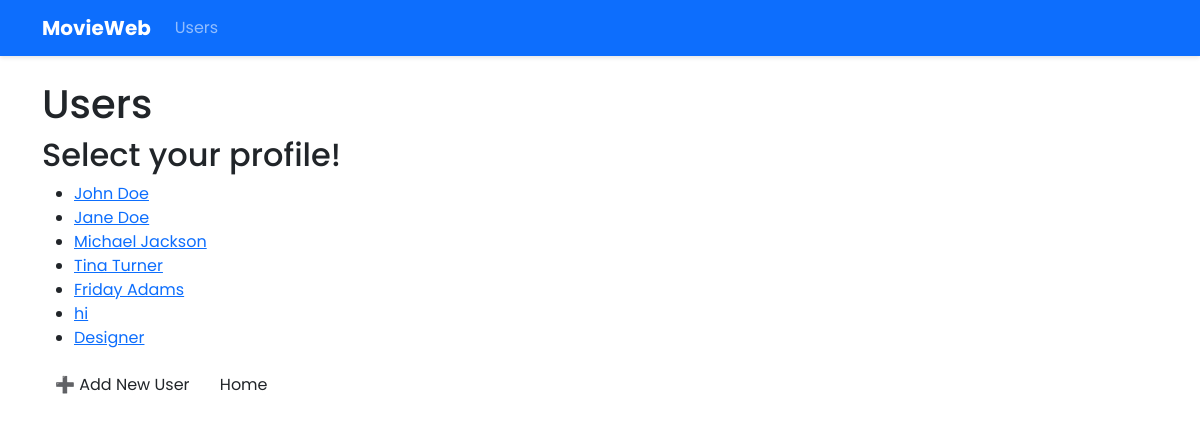
Screenshot of /users with the database file from the repository.
### models.py (models this page shows)
class User(Base):
    __tablename__ = "users"
    id = Column(Integer, primary_key=True)
    username = Column(String, unique=True, nullable=False)
    movies = relationship("Movie", back_populates="user")

### app.py (the view)
@app.route("/users")
def list_users():
    users = data_manager.get_all_users()
    return render_template("user_select.html", users=users)

### data_manager/sqlite_data_manager.py (called while the page is built)
    def get_all_users(self):
        session = self.Session()
        try:
            return session.query(User).all()
        finally:
            session.close()

### templates/user_select.html (shortened to what this page needs)
{% extends "base.html" %}
{% block content %}
<h1> Users</h1>
<h2>Select your profile!</h2>
<ul>
  {% for user in users %}
    <li>
      <a href="{{ url_for('user_movies', user_id=user.id) }}">
        {{ user.username }}
      </a>
    </li>
  {% endfor %}
</ul>
<p>
  <a href="{{ url_for('add_user') }}" class="btn">➕ Add New User</a>
<a href="{{ url_for('home') }}" class="btn">Home</a>
</p>
{% endblock %}

### static/styles.css (style rules this page uses)
body { font-family: 'Poppins', sans-serif; }
:root { --primary: #2563eb; --secondary: #6c757d; --dark: #212529; --light: #f8f9fa; }

### rows the page displays
User: username "John Doe"
User: username "Jane Doe"
User: username "Michael Jackson"
User: username "Tina Turner"
User: username "Friday Adams"
User: username "hi"
User: username "Designer"
